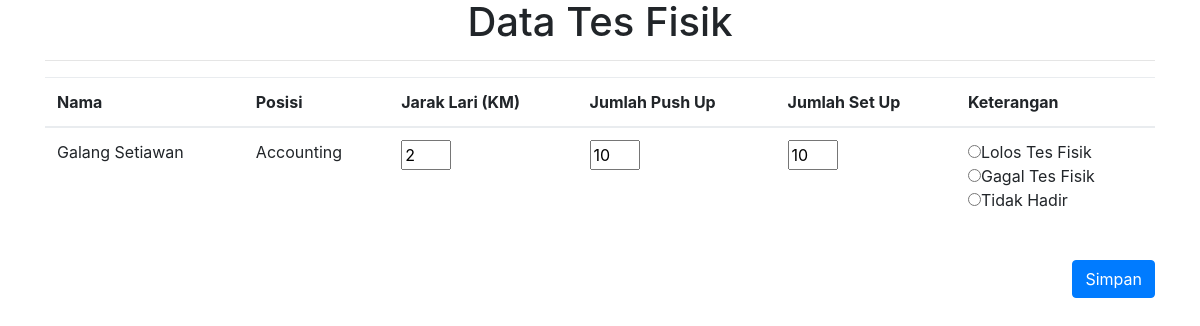
The page /admin/input_fisik.php?id_pelamar=320010 on the database its author committed.
### tables this page shows
CREATE TABLE `fisik` (
  `id_pelamar` int NOT NULL,
  `jarak_lari` int NOT NULL,
  `jumlah_push_up` int NOT NULL,
  `jumlah_sit_up` int NOT NULL,
  `keterangan` varchar(255) DEFAULT NULL
);

### admin/input_fisik.php (the view, shortened to what this page needs)
<!DOCTYPE html>
<html lang="en">
  <head>
    <link rel="stylesheet" href="../bootstrap4/css/bootstrap.min.css">
    <link rel="stylesheet" href="../bootstrap4/css/custom.css">
    <link rel="stylesheet" href="https://maxcdn.bootstrapcdn.com/font-awesome/4.7.0/css/font-awesome.min.css">
    <link rel="stylesheet" href="../bootstrap4/css/dataTables.bootstrap4.css">
    <link rel="stylesheet" href="../bootstrap4/css/dataTables.bootstrap4.min.css">
  </head>
<div class="container">
  <body style="background-color: transparent;">
  <?php
    include "koneksi.php";
    $id_pelamar = $_GET['id_pelamar'];
    $query = "SELECT p.id_pelamar, p.nama, p.posisi_pekerjaan, p.keterangan, f.jarak_lari, f.jumlah_push_up, f.jumlah_sit_up
                FROM master_pelamar p
                LEFT JOIN fisik f ON p.id_pelamar = f.id_pelamar WHERE p.id_pelamar='".$id_pelamar."'";
    $sql = mysqli_query($connect, $query);
    $data = mysqli_fetch_array($sql);
    ?>
        <h1 align="center">Data Tes Fisik</h1>
        <hr>
            <div class="row">
                <div class="col-md-12">
        <form action="pro_fisik.php?id_pelamar=<?php echo $id_pelamar; ?>" method="post">
        <table id="example" class="table table-responsive table-hover" cellspacing="0" width="100%">
            <thead>
                <tr>
                    <th>Nama</th>
                    <th>Posisi</th>
                    <th>Jarak Lari (KM)</th>
                    <th>Jumlah Push Up</th>
                    <th>Jumlah Set Up</th>
                    <th>Keterangan</th>
                </tr>
            </thead>
            <tbody>
                <tr>
                    <td><?= $data['nama']; ?></td>
                    <td><?= $data['posisi_pekerjaan']; ?></td>
                    <td><input type="text" name="jarak_lari" style="width: 50px;" value="<?php echo $data['jarak_lari']; ?>"></td>
                    <td><input type="text" name="jumlah_push_up" style="width: 50px;" value="<?php echo $data['jumlah_push_up']; ?>"></td>
                    <td><input type="text" name="jumlah_sit_up" style="width: 50px;" value="<?php echo $data['jumlah_sit_up']; ?>"></td>
                    <td>
                        <input type="radio" name="keterangan" value="lolos tes fisik" <?php if($data['keterangan'] == 'lolos tes fisik') echo 'checked="checked"'; ?>>Lolos Tes Fisik<br>
                        <input type="radio" name="keterangan" value="gagal tes fisik" <?php if($data['keterangan'] == 'gagal tes fisik') echo 'checked="checked"'; ?>>Gagal Tes Fisik<br>
                        <input type="radio" name="keterangan" value="tidak hadir" <?php if($data['keterangan'] == 'tidak hadir') echo 'checked="checked"'; ?>>Tidak Hadir
                    </td>
                </tr>
            </tbody>
        </table>
        <div class="form-group row">
            <div class="col-sm-10 text-right ml-auto" style="margin-top: 20px;">
                <button type="submit" class="btn btn-primary">Simpan</button>
            </div>
        </div>
        </form>
    </div>
  </body>
</html>

### rows shown on the page
fisik: jarak_lari "2", jumlah_push_up "10", jumlah_sit_up "10"

### other values the page prints
$data['nama'] "Galang Setiawan"
$data['posisi_pekerjaan'] "Accounting"
